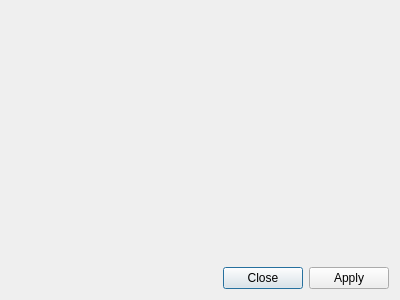
<?xml version="1.0" encoding="UTF-8"?>
<ui version="4.0">
 <class>Dialog</class>
 <widget class="QDialog" name="Dialog">
  <property name="geometry">
   <rect>
    <x>0</x>
    <y>0</y>
    <width>400</width>
    <height>300</height>
   </rect>
  </property>
  <property name="sizePolicy">
   <sizepolicy hsizetype="Preferred" vsizetype="Minimum">
    <horstretch>0</horstretch>
    <verstretch>0</verstretch>
   </sizepolicy>
  </property>
  <property name="windowTitle">
   <string>Dialog</string>
  </property>
  <layout class="QVBoxLayout" name="verticalLayout">
   <item>
    <widget class="QLabel" name="text">
     <property name="sizePolicy">
      <sizepolicy hsizetype="Preferred" vsizetype="Expanding">
       <horstretch>0</horstretch>
       <verstretch>0</verstretch>
      </sizepolicy>
     </property>
     <property name="text">
      <string/>
     </property>
     <property name="textFormat">
      <enum>Qt::PlainText</enum>
     </property>
    </widget>
   </item>
   <item>
    <widget class="QDialogButtonBox" name="buttons">
     <property name="sizePolicy">
      <sizepolicy hsizetype="Expanding" vsizetype="Minimum">
       <horstretch>0</horstretch>
       <verstretch>0</verstretch>
      </sizepolicy>
     </property>
     <property name="orientation">
      <enum>Qt::Horizontal</enum>
     </property>
     <property name="standardButtons">
      <set>QDialogButtonBox::Apply|QDialogButtonBox::Close</set>
     </property>
     <property name="centerButtons">
      <bool>false</bool>
     </property>
    </widget>
   </item>
  </layout>
 </widget>
 <resources/>
 <connections>
  <connection>
   <sender>buttons</sender>
   <signal>accepted()</signal>
   <receiver>Dialog</receiver>
   <slot>accept()</slot>
   <hints>
    <hint type="sourcelabel">
     <x>248</x>
     <y>254</y>
    </hint>
    <hint type="destinationlabel">
     <x>157</x>
     <y>274</y>
    </hint>
   </hints>
  </connection>
  <connection>
   <sender>buttons</sender>
   <signal>rejected()</signal>
   <receiver>Dialog</receiver>
   <slot>reject()</slot>
   <hints>
    <hint type="sourcelabel">
     <x>316</x>
     <y>260</y>
    </hint>
    <hint type="destinationlabel">
     <x>286</x>
     <y>274</y>
    </hint>
   </hints>
  </connection>
 </connections>
</ui>
